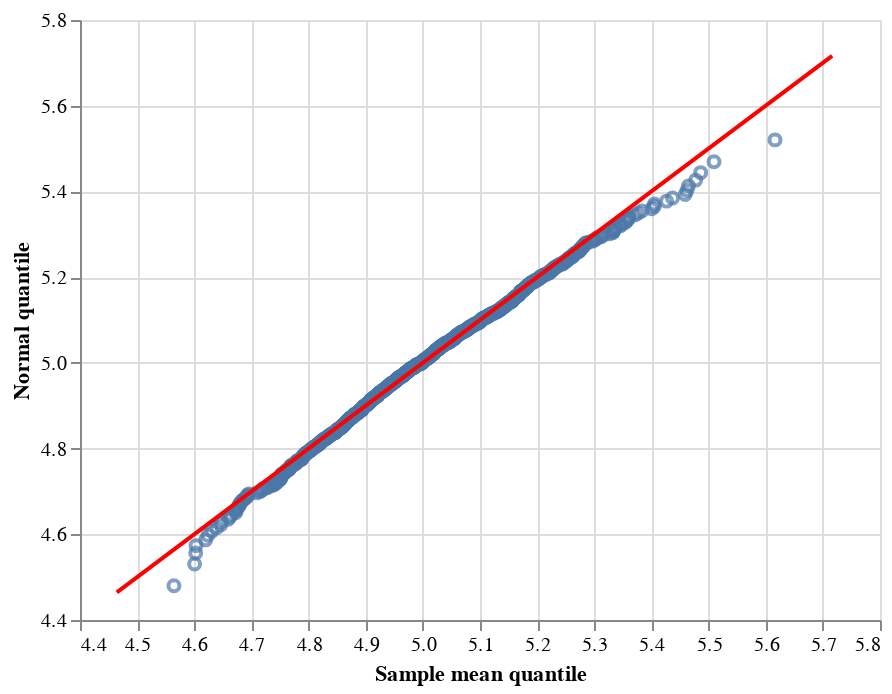

Here is the notebook cell this chart was saved with:
### Code cell
unit_mesh = [1 - (1 / len(sample_means)) * ix - (0.5 / len(sample_means)) for ix in range(0,len(sample_means))]
quantile_vals = [stats.norm.isf(u, loc = 5, scale = clt_scale) for u in unit_mesh]
sample_means.sort()
quant_df = pd.DataFrame({
    "sample_means": sample_means,
    "quantiles": quantile_vals})

ab_lims = [min(sample_means)-0.1, max(sample_means)+0.1]
abline_df = pd.DataFrame({"x": ab_lims, "y": ab_lims})

quant_points = (alt
                   .Chart(quant_df)
                   .mark_point()
                   .encode(x =  alt.X('sample_means:Q',
                                      scale=alt.Scale(zero=False),
                                      title = "Sample mean quantile"),
                           y = alt.Y('quantiles:Q',
                                      scale=alt.Scale(zero=False),
                                      title = "Normal quantile")))

ab_line = (alt
          .Chart(abline_df)
          .mark_line(color = "red")
          .encode(x = "x", y = "y"))

quant_points + ab_line

### Figure 1 — Vega-Lite specification as saved in the notebook (floating-point values rounded to 4 significant figures; data arrays with more than 128 entries replaced by an {"elided": "..."} marker saying what was removed)
{"config": {"view": {"continuousWidth": 400, "continuousHeight": 300}}, "layer": [{"data": {"name": "data-a5a8bc3ea4543845e29198f2ecade2bc"}, "mark": "point", "encoding": {"x": {"type": "quantitative", "field": "sample_means", "scale": {"zero": false}, "title": "Sample mean quantile"}, "y": {"type": "quantitative", "field": "quantiles", "scale": {"zero": false}, "title": "Normal quantile"}}}, {"data": {"name": "data-d95811e05ca988bfe8c8aa0bc125f80e"}, "mark": {"type": "line", "color": "red"}, "encoding": {"x": {"type": "quantitative", "field": "x"}, "y": {"type": "quantitative", "field": "y"}}}], "$schema": "https://vega.github.io/schema/vega-lite/v4.8.1.json", "datasets": {"data-a5a8bc3ea4543845e29198f2ecade2bc": {"elided": "1000 records"}, "data-d95811e05ca988bfe8c8aa0bc125f80e": [{"x": 4.464, "y": 4.464}, {"x": 5.716, "y": 5.716}]}}
